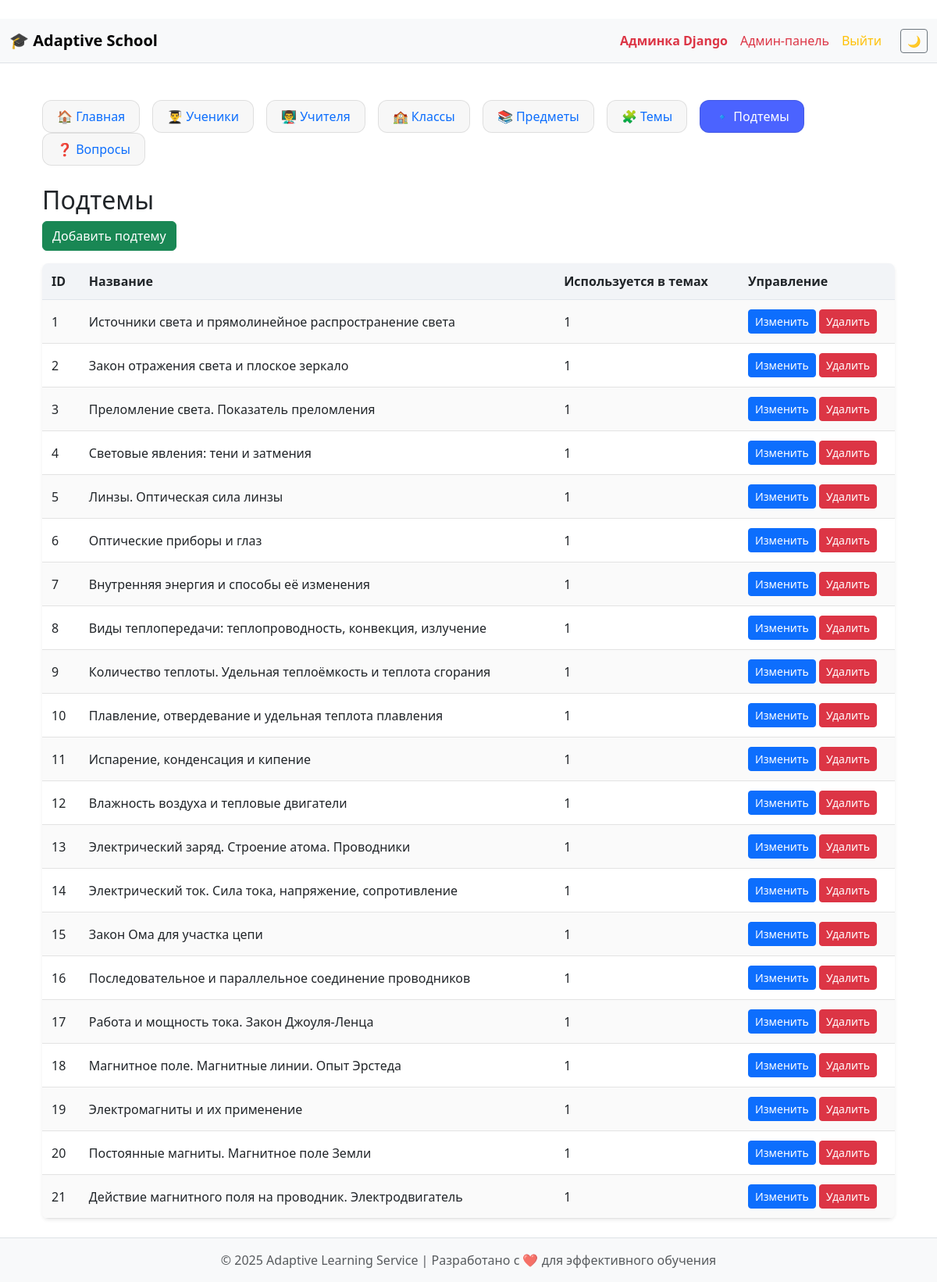
The app's page /admin-panel/subtopics/ (signed in) with its own data.
### school/models.py (models this page shows, shortened)
class SubTopic(models.Model):
    name = models.CharField(max_length=100)
    class Meta:
        verbose_name = "Подтема"
        verbose_name_plural = "Подтемы"

### administrator/views.py (the view)
# urls.py: path("subtopics/", views.subtopic_list, name="admin_subtopics"),
@superuser_required
def subtopic_list(request):
    return render(request, "adminpanel/subtopic_list.html", {
        "section": "subtopics",
        "subtopics": SubTopic.objects.all()
    })

### administrator/views.py (called while the page is built)
def superuser_required(view):
    return user_passes_test(lambda u: u.is_superuser, login_url="/")(view)

### templates/adminpanel/subtopic_list.html
﻿{% extends "adminpanel/base_admin.html" %}
{% block admin_content %}
<h2>Подтемы</h2>
<a href="{% url 'admin_add_subtopic' %}" class="btn btn-success mb-3">Добавить подтему</a>
<table class="custom-table table-striped shadow-sm">
    <thead>
        <tr><th>ID</th><th>Название</th><th>Используется в темах</th><th width="200px">Управление</th></tr>
    </thead>
    <tbody>
        {% for st in subtopics %}
        <tr>
            <td>{{ st.id }}</td>
            <td>{{ st.name }}</td>
            <td>{{ st.topics.count }}</td>
            <td>
                <a class="btn btn-sm btn-primary" href="{% url 'admin_edit_subtopic' st.id %}">
                    Изменить
                </a>
                <a class="btn btn-sm btn-danger" href="{% url 'admin_delete_subtopic' st.id %}">
                    Удалить
                </a>
            </td>
        </tr>
        {% endfor %}
    </tbody>
</table>
{% endblock %}

### templates/base.html (style rules this page uses)
body { min-height: 100vh; display: flex; flex-direction: column; }
.custom-table { width: 100%; border-collapse: collapse; border-radius: 8px; overflow: hidden; font-size: 16px; }
.custom-table thead tr { background: #f2f4f7; }
.custom-table thead th { padding: 12px; font-weight: 600; border-bottom: 1px solid #e1e5eb; }
.custom-table tbody tr:nth-child(odd) { background: #fafafa; }
.custom-table td { padding: 12px; border-bottom: 1px solid #e3e3e3; }

### records on screen
SubTopic: id "1", name "Источники света и прямолинейное распространение света", topics.count "1"
SubTopic: id "2", name "Закон отражения света и плоское зеркало", topics.count "1"
SubTopic: id "3", name "Преломление света. Показатель преломления", topics.count "1"
SubTopic: id "4", name "Световые явления: тени и затмения", topics.count "1"
SubTopic: id "5", name "Линзы. Оптическая сила линзы", topics.count "1"
SubTopic: id "6", name "Оптические приборы и глаз", topics.count "1"
SubTopic: id "7", name "Внутренняя энергия и способы её изменения", topics.count "1"
SubTopic: id "8", name "Виды теплопередачи: теплопроводность, конвекция, излучение", topics.count "1"
SubTopic: id "9", name "Количество теплоты. Удельная теплоёмкость и теплота сгорания", topics.count "1"
SubTopic: id "10", name "Плавление, отвердевание и удельная теплота плавления", topics.count "1"
SubTopic: id "11", name "Испарение, конденсация и кипение", topics.count "1"
SubTopic: id "12", name "Влажность воздуха и тепловые двигатели", topics.count "1"
SubTopic: id "13", name "Электрический заряд. Строение атома. Проводники", topics.count "1"
SubTopic: id "14", name "Электрический ток. Сила тока, напряжение, сопротивление", topics.count "1"
SubTopic: id "15", name "Закон Ома для участка цепи", topics.count "1"
SubTopic: id "16", name "Последовательное и параллельное соединение проводников", topics.count "1"
SubTopic: id "17", name "Работа и мощность тока. Закон Джоуля-Ленца", topics.count "1"
SubTopic: id "18", name "Магнитное поле. Магнитные линии. Опыт Эрстеда", topics.count "1"
SubTopic: id "19", name "Электромагниты и их применение", topics.count "1"
SubTopic: id "20", name "Постоянные магниты. Магнитное поле Земли", topics.count "1"
SubTopic: id "21", name "Действие магнитного поля на проводник. Электродвигатель", topics.count "1"
